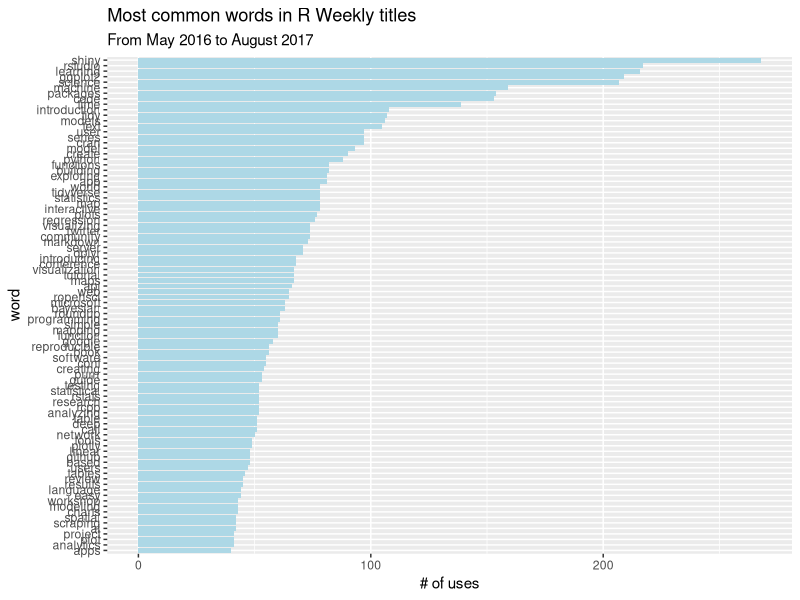

Source code (R): (Note: this script raises an error after producing the figure.)
library(tidyverse)
library(tidytext)
library(lubridate)

rm(list = ls())
links <- read_csv('links.csv')

# stories <- read_csv("http://varianceexplained.org/files/stories_1000000.csv.gz") %>%
#   mutate(time = as.POSIXct(time, origin = "1970-01-01"),
#          month = round_date(time, "month"))

links <- links %>% 
  mutate(time = as.POSIXct(issue, origin = "1970-01-01"),
                 month = round_date(time, "month"))

stop_words_added <- tibble(word = c('e2'), lexicon = rep('temp',1))
stop_words <- bind_rows(stop_words, stop_words_added)
  
links_words <- links %>%
  distinct(title, .keep_all = TRUE) %>%
  unnest_tokens(word, title, drop = FALSE) %>%
  distinct(title, word, .keep_all = TRUE)  %>%
  anti_join(stop_words, by = "word") %>% 
  filter(str_detect(word, "[^\\d]")) %>%
  group_by(word) %>%
  mutate(word_total = n()) %>%
  ungroup()
  

word_counts <- links_words %>%
  count(word, sort = TRUE)

word_counts %>%
  head(93) %>%
  slice(-c(1:3)) %>%
  mutate(word = reorder(word, n)) %>%
  ggplot(aes(word, n)) +
  geom_col(fill = "lightblue") +
  scale_y_continuous() +
  coord_flip() +
  labs(title = "Most common words in R Weekly titles",
       subtitle = "From May 2016 to August 2017",
       y = "# of uses")

stories_per_month <- stories %>%
  group_by(month) %>%
  summarize(month_total = n())

links_per_month <- links %>%
  group_by(month) %>%
  summarize(month_total = n())
  
  
word_month_counts <- links_words %>%
  filter(word_total >= 15, word_total < 70) %>%
  count(word, month) %>%
  complete(word, month, fill = list(n = 0)) %>%
  inner_join(links_per_month, by = "month") %>%
  mutate(percent = n / month_total) %>%
  mutate(year = year(month) + yday(month) / 365)

library(broom)

mod <- ~ glm(cbind(n, month_total - n) ~ year, ., family = "binomial")

slopes <- word_month_counts %>%
  nest(-word) %>%
  mutate(model = map(data, mod)) %>%
  unnest(map(model, tidy)) %>%
  filter(term == "year") %>%
  arrange(desc(estimate))

slopes <- left_join(slopes,word_counts)
write_csv(slopes, 'slopes.csv')

ggplot(slopes, aes(statistic,estimate)) + 
  geom_point(aes(colour = estimate, size= n), alpha = 0.5) +
  scale_colour_gradientn(colours = terrain.colors(10)) +
  coord_flip() +
  ggrepel::geom_text_repel(aes(label = word, size = n), data = slopes)
